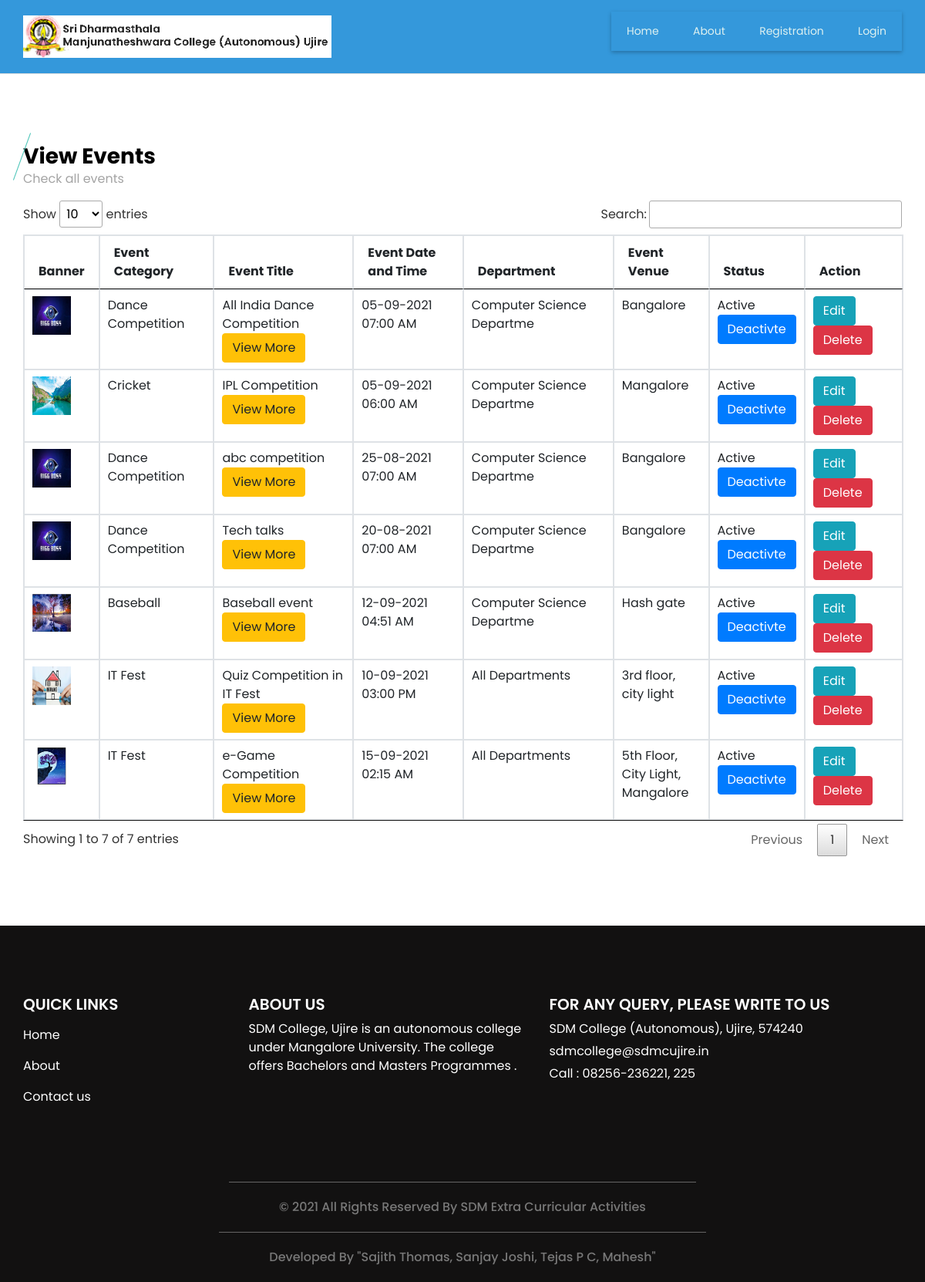
The page /viewevent.php on the database its author committed.
### tables this page shows
CREATE TABLE `event` (
  `event_id` bigint(20) NOT NULL,
  `event_type_id` int(11) NOT NULL,
  `event_participation_type` varchar(25) NOT NULL COMMENT 'Single, Team',
  `no_of_participants` int(11) NOT NULL,
  `event_title` varchar(300) NOT NULL,
  `event_description` text NOT NULL,
  `event_rules` text NOT NULL,
  `event_banner` varchar(300) NOT NULL,
  `department_id` int(11) NOT NULL,
  `club_id` int(11) NOT NULL,
  `course_id` text NOT NULL,
  `st_class` text NOT NULL,
  `event_date_time` datetime NOT NULL,
  `event_venue` text NOT NULL,
  `staff_id` int(11) NOT NULL,
  `participation_limit` int(11) NOT NULL,
  `event_status` varchar(10) NOT NULL
);

CREATE TABLE `event_type` (
  `event_type_id` int(11) NOT NULL,
  `event_type` varchar(30) NOT NULL,
  `event_type_info` text NOT NULL,
  `event_type_status` varchar(10) NOT NULL
);

CREATE TABLE `department` (
  `department_id` int(11) NOT NULL,
  `department` varchar(25) NOT NULL,
  `department_detail` text NOT NULL,
  `department_status` varchar(10) NOT NULL
);

### viewevent.php (the view, shortened to what this page needs)
<?php
include("header.php");
?>
  <section class="event_section layout_padding">
    <div class="container">
      <div class="heading_container">
        <h3>
         View Events
        </h3>
        <p>
         Check all events
        </p>
      </div>
      <div class="event_container">
        <div class="">
<table id="datatableplugin" class="table table-bordered">
	<thead>
		<tr>
			<th>Banner</th>
			<th>Event Category</th>
			<th>Event Title</th>
			<th>Event Date and Time</th>
			<th>Department</th>
			<th>Event Venue</th>
			<th>Status</th>
			<th>Action</th>
		</tr>
	</thead>
	<tbody>
		<?php
		$sqlview = "SELECT event.*,department.department,event_type.event_type FROM  event LEFT JOIN department ON event.department_id=department.department_id LEFT JOIN event_type ON event.event_type_id=event_type.event_type_id";
		$qsqlview = mysqli_query($con,$sqlview);
		while($rsview = mysqli_fetch_array($qsqlview))
		{
			echo "<tr>
				<td>";
			if($rsview['event_banner'] == "")
			{
				echo "<img src='images/noimage.jpg' style='width: 75px;height: 75px;'>";
			}
			else if(file_exists("imgbanner/" . $rsview['event_banner']))
			{
				echo "<img src='imgbanner/$rsview[event_banner]' style='width: 50px;height: 50px;'>";
			}
			else
			{
				echo "<img src='images/noimage.jpg' style='width: 75px;height: 75px;'>";
			}
			echo "</td>
				<td>$rsview[event_type]</td>
				<td>$rsview[event_title]";
			echo "<br><a href='event_more_det.php?event_id=$rsview[0]' class='btn btn-warning' target='_blank'>View More</a>";
			echo "</td>
				<td>" . date("d-m-Y h:i A",strtotime($rsview['event_date_time'])) . "</td>
				<td>";
			if($rsview['department_id'] == 0)
			{
				echo "All Departments";
			}
			else
			{
				echo $rsview['department'];
			}
			echo "</td>
				<td>$rsview[event_venue]</td>
				<td>$rsview[event_status] <br>";
				if($rsview['event_status'] == "Active")
				{
					echo "<a href='viewevent.php?st=Inactive&acid=$rsview[event_id]' class='btn btn-primary' onclick='return confirmst()' >Deactivte</a>";
				}
				else
				{
					echo "<a href='viewevent.php?st=Active&acid=$rsview[event_id]' class='btn btn-secondary' onclick='return confirmst()'  >Activate</a>";
				}
			echo"<td>
				<a href='addevent.php?editid=$rsview[event_id]' class='btn btn-info'>Edit</a>
				<a href='viewevent.php?delid=$rsview[event_id]' class='btn btn-danger' onclick='return confirmdel()' >Delete</a>
				</td>
			</tr>";
		}
		?>
	</tbody>
</table>
        </div>
      </div>
    </div>
  </section>
<?php
include("footer.php");
?>

### css/style.css (style rules this page uses)
body { font-family: "Poppins", sans-serif; color: #000000; background-color: #ffffff; }
.layout_padding { padding: 90px 0; }
.heading_container { display: -webkit-box; display: -ms-flexbox; display: flex; -webkit-box-orient: vertical; -webkit-box-direction: normal; -ms-flex-direction: column; flex-direction: column; -webkit-box-align: start; -ms-flex-align: start; align-items: flex-start; }
.heading_container h3 { font-weight: bold; position: relative; margin-bottom: 15px; }
.heading_container h3::before { content: ""; position: absolute; top: 50%; left: 2px; width: 1px; height: 65px; background-color: #4bc5b8; -webkit-transform: translateY(-50%) rotate(20deg); transform: translateY(-50%) rotate(20deg); }
a, a:hover, a:focus { text-decoration: none; }
.btn, .btn:focus { outline: none !important; -webkit-box-shadow: none; box-shadow: none; }
.event_section .heading_container h3 { margin-bottom: 0; }
.event_section .heading_container h3::before { left: -2px; }
.event_section p { color: #a4a4a4; }

### css/responsive.css (style rules this page uses)
@media (min-width: 1200px) { .container { max-width: 1170px; } }

### rows shown on the page
event: event_banner (picture), event_type.event_type "Dance Competition", event_title "All India Dance Competition", event_date_time "05-09-2021 07:00 AM", department.department "Computer Science Departme", event_venue "Bangalore", event_status "Active"
event: event_banner (picture), event_type.event_type "Cricket", event_title "IPL Competition", event_date_time "05-09-2021 06:00 AM", department.department "Computer Science Departme", event_venue "Mangalore", event_status "Active"
event: event_banner (picture), event_type.event_type "Dance Competition", event_title "abc competition", event_date_time "25-08-2021 07:00 AM", department.department "Computer Science Departme", event_venue "Bangalore", event_status "Active"
event: event_banner (picture), event_type.event_type "Dance Competition", event_title "Tech talks", event_date_time "20-08-2021 07:00 AM", department.department "Computer Science Departme", event_venue "Bangalore", event_status "Active"
event: event_banner (picture), event_type.event_type "Baseball", event_title "Baseball event", event_date_time "12-09-2021 04:51 AM", department.department "Computer Science Departme", event_venue "Hash gate", event_status "Active"
event: event_banner (picture), event_type.event_type "IT Fest", event_title "Quiz Competition in IT Fest", event_date_time "10-09-2021 03:00 PM", shows "All Departments", event_venue "3rd floor, city light", event_status "Active"
event: event_banner (picture), event_type.event_type "IT Fest", event_title "e-Game Competition", event_date_time "15-09-2021 02:15 AM", shows "All Departments", event_venue "5th Floor, City Light, Mangalore", event_status "Active"
